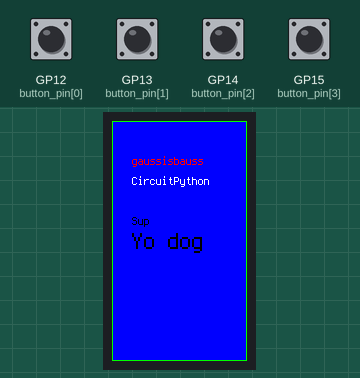
Simulated run of this program. Board: Raspberry Pi Pico running CircuitPython. Shown: 135×240 colour display. The test bench sets the inputs (shaded band); at power-on: GP12 (button_pin[0]), GP13 (button_pin[1]), GP14 (button_pin[2]), GP15 (button_pin[3]) HIGH. Values from a settings file that is not in the repository are placeholders; what the program prints to the serial console is not drawn.

Above: at 2.7 s.
2.8 s: GP12 (button_pin[0]) pulled LOW for 0.15 s
4.4 s: GP13 (button_pin[1]) pulled LOW for 0.15 s
6.0 s: GP14 (button_pin[2]) pulled LOW for 0.15 s
7.6 s: GP15 (button_pin[3]) pulled LOW for 0.15 s
Timing chart, 0 to 10.2 s (numbered marks = the images above; inputs shaded):
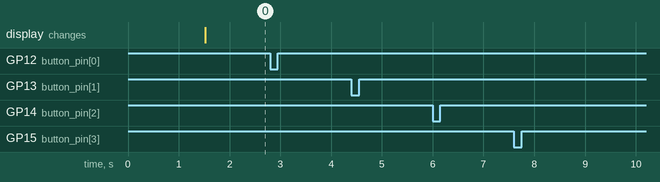

Measured:
- after the input at 2.8 s, every drawn part: stays the same
- after the input at 4.4 s, every drawn part: stays the same
- after the input at 6.0 s, every drawn part: stays the same
- after the input at 7.6 s, every drawn part: stays the same

The program:

code.py
```python
"""
adapted from http://helloraspberrypi.blogspot.com/2021/01/raspberry-pi-picocircuitpython-st7789.html
"""

import os
import ipaddress
import wifi
import socketpool
import board
import ssl
import microcontroller
import adafruit_requests
import time
import terminalio
import displayio
from digitalio import DigitalInOut, Direction, Pull
import busio
from adafruit_display_text import label
from adafruit_st7789 import ST7789

print("Connecting to WiFi")
#  connect to your SSID
wifi.radio.connect(os.getenv('WIFI_SSID'), os.getenv('WIFI_PASSWORD'))
print("Connected to WiFi")
pool = socketpool.SocketPool(wifi.radio)
#  prints MAC address to REPL
print("My MAC addr:", [hex(i) for i in wifi.radio.mac_address])
#  prints IP address to REPL
print("My IP address is", wifi.radio.ipv4_address)

# Release any resources currently in use for the displays
displayio.release_displays()
spi_mosi = board.GP19
spi_clk = board.GP18
spi = busio.SPI(spi_clk, spi_mosi)

print("==============================")
print(os.uname())
print("Hello Raspberry Pi Pico/CircuitPython ST7789 SPI IPS Display")
print()

led_r = DigitalInOut(board.GP6)
led_b = DigitalInOut(board.GP7)
led_g = DigitalInOut(board.GP8)

buttons = []
button_pins = [
    board.GP12,
    board.GP13,
    board.GP14,
    board.GP15
]

for pin in button_pins:
    button_pin = DigitalInOut(pin)
    button_pin.direction = Direction.INPUT
    button_pin.pull = Pull.UP
    buttons.append(button_pin)

tft_cs = board.GP17
tft_dc = board.GP16
backlight = board.GP20

# display_bus = displayio.FourWire(spi, chip_select=tft_cs, command=tft_dc, reset=tft_res)
display_bus = displayio.FourWire(spi, command=tft_dc, chip_select=tft_cs)
display = ST7789(display_bus, rotation=180, width=135, height=240, rowstart=40, colstart=53, backlight_pin=backlight)

# Make the display context
splash = displayio.Group()
display.show(splash)

color_bitmap = displayio.Bitmap(135, 240, 1)
color_palette = displayio.Palette(1)
color_palette[0] = 0x00FF00

bg_sprite = displayio.TileGrid(color_bitmap,
                               pixel_shader=color_palette,
                               x=0, y=0)
splash.append(bg_sprite)

# Draw a smaller inner rectangle
inner_bitmap = displayio.Bitmap(133, 238, 1)
inner_palette = displayio.Palette(1)
inner_palette[0] = 0x0000FF
inner_sprite = displayio.TileGrid(inner_bitmap,
                                  pixel_shader=inner_palette, x=1, y=1)
splash.append(inner_sprite)

# Draw a label
text_group1 = displayio.Group(scale=1, x=20, y=40)
text1 = "gaussisbauss"
text_area1 = label.Label(terminalio.FONT, text=text1, color=0xFF0000)
text_group1.append(text_area1)  # Subgroup for text scaling
# Draw a label
text_group2 = displayio.Group(scale=1, x=20, y=60)
text2 = "CircuitPython"
text_area2 = label.Label(terminalio.FONT, text=text2, color=0xFFFFFF)
text_group2.append(text_area2)  # Subgroup for text scaling

# Draw a label
text_group3 = displayio.Group(scale=1, x=20, y=100)
text3 = "Sup"
text_area3 = label.Label(terminalio.FONT, text=text3, color=0x0000000)
text_group3.append(text_area3)  # Subgroup for text scaling
# Draw a label
text_group4 = displayio.Group(scale=2, x=20, y=120)
text4 = "Yo dog"
text_area4 = label.Label(terminalio.FONT, text=text4, color=0x000000)
text_group4.append(text_area4)  # Subgroup for text scaling

splash.append(text_group1)
splash.append(text_group2)
splash.append(text_group3)
splash.append(text_group4)

rot = 0
while True:
    if not buttons[0].value:
        print("Button a Pressed")
    if not buttons[1].value:
        print("Button b Pressed")
    if not buttons[2].value:
        print("Button x Pressed")
    if not buttons[3].value:
        print("Button y Pressed")
    # if button_a.read():                                   # if a button press is detected then...
    #     displayio.release_displays()                      # clear to black
    #     text4 = "Button A pressed"                        # display some text on the screen
    #     time.sleep(1)                                     # pause for a sec
    #     displayio.release_displays()                      # clear to black again
    # elif button_b.read():
    #     displayio.release_displays()
    #     text4 = "Button B pressed"
    #     time.sleep(1)
    #     displayio.release_displays()
    # elif button_x.read():
    #     displayio.release_displays()
    #     text4 = "Button X pressed"
    #     time.sleep(1)
    #     displayio.release_displays()
    # elif button_y.read():
    #     displayio.release_displays()
    #     text4 = "Button Y pressed"
    #     time.sleep(1)
    #     displayio.release_displays()
    # else:
    #     text4 = "Press any button!"
    # time.sleep(0.1)  # this number is how frequently the Pico checks for button presses
    pass
    # time.sleep(5.0)
    # rot = rot + 90
    # if (rot>= 360):
    #     rot= 0
    # display.rotation = rot
```
